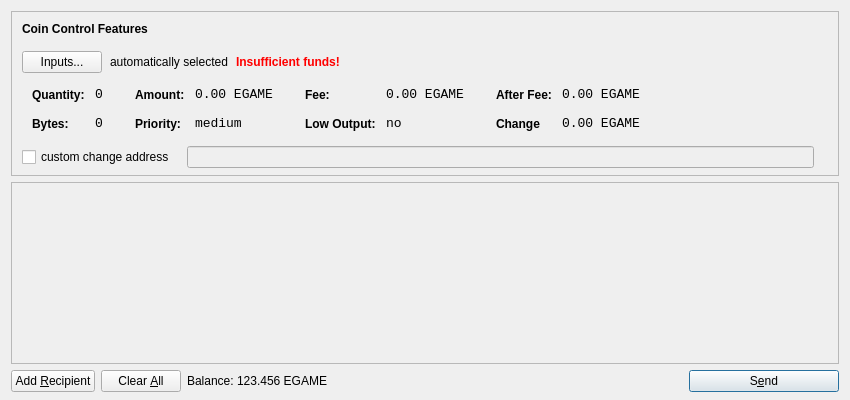
<?xml version="1.0" encoding="UTF-8"?>
<ui version="4.0">
 <class>SendCoinsDialog</class>
 <widget class="QDialog" name="SendCoinsDialog">
  <property name="geometry">
   <rect>
    <x>0</x>
    <y>0</y>
    <width>850</width>
    <height>400</height>
   </rect>
  </property>
  <property name="windowTitle">
   <string>Send Coins</string>
  </property>
  <layout class="QVBoxLayout" name="verticalLayout" stretch="0,1,0">
   <property name="bottomMargin">
    <number>8</number>
   </property>
   <item>
    <widget class="QFrame" name="frameCoinControl">
     <property name="sizePolicy">
      <sizepolicy hsizetype="Expanding" vsizetype="Expanding">
       <horstretch>0</horstretch>
       <verstretch>0</verstretch>
      </sizepolicy>
     </property>
     <property name="maximumSize">
      <size>
       <width>16777215</width>
       <height>16777215</height>
      </size>
     </property>
     <property name="frameShape">
      <enum>QFrame::StyledPanel</enum>
     </property>
     <property name="frameShadow">
      <enum>QFrame::Sunken</enum>
     </property>
     <layout class="QVBoxLayout" name="verticalLayoutCoinControl2">
      <property name="spacing">
       <number>-1</number>
      </property>
      <property name="leftMargin">
       <number>0</number>
      </property>
      <property name="topMargin">
       <number>0</number>
      </property>
      <property name="rightMargin">
       <number>0</number>
      </property>
      <property name="bottomMargin">
       <number>6</number>
      </property>
      <item>
       <layout class="QVBoxLayout" name="verticalLayoutCoinControl" stretch="0,0,0,0,1">
        <property name="spacing">
         <number>0</number>
        </property>
        <property name="leftMargin">
         <number>10</number>
        </property>
        <property name="topMargin">
         <number>10</number>
        </property>
        <item>
         <layout class="QHBoxLayout" name="horizontalLayoutCoinControl1">
          <property name="bottomMargin">
           <number>15</number>
          </property>
          <item>
           <widget class="QLabel" name="labelCoinControlFeatures">
            <property name="sizePolicy">
             <sizepolicy hsizetype="Preferred" vsizetype="Maximum">
              <horstretch>0</horstretch>
              <verstretch>0</verstretch>
             </sizepolicy>
            </property>
            <property name="font">
             <font>
              <weight>75</weight>
              <bold>true</bold>
             </font>
            </property>
            <property name="styleSheet">
             <string notr="true">font-weight:bold;</string>
            </property>
            <property name="text">
             <string>Coin Control Features</string>
            </property>
           </widget>
          </item>
         </layout>
        </item>
        <item>
         <layout class="QHBoxLayout" name="horizontalLayoutCoinControl2" stretch="0,0,0,0">
          <property name="spacing">
           <number>8</number>
          </property>
          <property name="bottomMargin">
           <number>10</number>
          </property>
          <item>
           <widget class="QPushButton" name="pushButtonCoinControl">
            <property name="styleSheet">
             <string notr="true"/>
            </property>
            <property name="text">
             <string>Inputs...</string>
            </property>
           </widget>
          </item>
          <item>
           <widget class="QLabel" name="labelCoinControlAutomaticallySelected">
            <property name="text">
             <string>automatically selected</string>
            </property>
            <property name="margin">
             <number>5</number>
            </property>
           </widget>
          </item>
          <item>
           <widget class="QLabel" name="labelCoinControlInsuffFunds">
            <property name="font">
             <font>
              <weight>75</weight>
              <bold>true</bold>
             </font>
            </property>
            <property name="styleSheet">
             <string notr="true">color:red;font-weight:bold;</string>
            </property>
            <property name="text">
             <string>Insufficient funds!</string>
            </property>
            <property name="margin">
             <number>5</number>
            </property>
           </widget>
          </item>
          <item>
           <spacer name="horizontalSpacerCoinControl">
            <property name="orientation">
             <enum>Qt::Horizontal</enum>
            </property>
            <property name="sizeHint" stdset="0">
             <size>
              <width>40</width>
              <height>1</height>
             </size>
            </property>
           </spacer>
          </item>
         </layout>
        </item>
        <item>
         <widget class="QWidget" name="widgetCoinControl" native="true">
          <property name="sizePolicy">
           <sizepolicy hsizetype="Preferred" vsizetype="Preferred">
            <horstretch>0</horstretch>
            <verstretch>0</verstretch>
           </sizepolicy>
          </property>
          <property name="minimumSize">
           <size>
            <width>0</width>
            <height>0</height>
           </size>
          </property>
          <property name="styleSheet">
           <string notr="true"/>
          </property>
          <layout class="QHBoxLayout" name="horizontalLayoutCoinControl5">
           <property name="margin">
            <number>0</number>
           </property>
           <item>
            <layout class="QHBoxLayout" name="horizontalLayoutCoinControl3" stretch="0,0,0,1">
             <property name="spacing">
              <number>20</number>
             </property>
             <property name="topMargin">
              <number>0</number>
             </property>
             <property name="bottomMargin">
              <number>10</number>
             </property>
             <item>
              <layout class="QFormLayout" name="formLayoutCoinControl1">
               <property name="horizontalSpacing">
                <number>10</number>
               </property>
               <property name="verticalSpacing">
                <number>14</number>
               </property>
               <property name="leftMargin">
                <number>10</number>
               </property>
               <property name="topMargin">
                <number>4</number>
               </property>
               <property name="rightMargin">
                <number>6</number>
               </property>
               <item row="0" column="0">
                <widget class="QLabel" name="labelCoinControlQuantityText">
                 <property name="styleSheet">
                  <string notr="true">font-weight:bold;</string>
                 </property>
                 <property name="text">
                  <string>Quantity:</string>
                 </property>
                 <property name="margin">
                  <number>0</number>
                 </property>
                </widget>
               </item>
               <item row="0" column="1">
                <widget class="QLabel" name="labelCoinControlQuantity">
                 <property name="font">
                  <font>
                   <family>Monospace</family>
                   <pointsize>10</pointsize>
                  </font>
                 </property>
                 <property name="cursor">
                  <cursorShape>IBeamCursor</cursorShape>
                 </property>
                 <property name="contextMenuPolicy">
                  <enum>Qt::ActionsContextMenu</enum>
                 </property>
                 <property name="text">
                  <string>0</string>
                 </property>
                 <property name="margin">
                  <number>0</number>
                 </property>
                 <property name="textInteractionFlags">
                  <set>Qt::LinksAccessibleByMouse|Qt::TextSelectableByKeyboard|Qt::TextSelectableByMouse</set>
                 </property>
                </widget>
               </item>
               <item row="1" column="0">
                <widget class="QLabel" name="labelCoinControlBytesText">
                 <property name="styleSheet">
                  <string notr="true">font-weight:bold;</string>
                 </property>
                 <property name="text">
                  <string>Bytes:</string>
                 </property>
                </widget>
               </item>
               <item row="1" column="1">
                <widget class="QLabel" name="labelCoinControlBytes">
                 <property name="font">
                  <font>
                   <family>Monospace</family>
                   <pointsize>10</pointsize>
                  </font>
                 </property>
                 <property name="cursor">
                  <cursorShape>IBeamCursor</cursorShape>
                 </property>
                 <property name="contextMenuPolicy">
                  <enum>Qt::ActionsContextMenu</enum>
                 </property>
                 <property name="text">
                  <string>0</string>
                 </property>
                 <property name="textInteractionFlags">
                  <set>Qt::LinksAccessibleByMouse|Qt::TextSelectableByKeyboard|Qt::TextSelectableByMouse</set>
                 </property>
                </widget>
               </item>
              </layout>
             </item>
             <item>
              <layout class="QFormLayout" name="formLayoutCoinControl2">
               <property name="horizontalSpacing">
                <number>10</number>
               </property>
               <property name="verticalSpacing">
                <number>14</number>
               </property>
               <property name="leftMargin">
                <number>6</number>
               </property>
               <property name="topMargin">
                <number>4</number>
               </property>
               <property name="rightMargin">
                <number>6</number>
               </property>
               <item row="0" column="0">
                <widget class="QLabel" name="labelCoinControlAmountText">
                 <property name="styleSheet">
                  <string notr="true">font-weight:bold;</string>
                 </property>
                 <property name="text">
                  <string>Amount:</string>
                 </property>
                 <property name="margin">
                  <number>0</number>
                 </property>
                </widget>
               </item>
               <item row="0" column="1">
                <widget class="QLabel" name="labelCoinControlAmount">
                 <property name="font">
                  <font>
                   <family>Monospace</family>
                   <pointsize>10</pointsize>
                  </font>
                 </property>
                 <property name="cursor">
                  <cursorShape>IBeamCursor</cursorShape>
                 </property>
                 <property name="contextMenuPolicy">
                  <enum>Qt::ActionsContextMenu</enum>
                 </property>
                 <property name="text">
                  <string notr="true">0.00 EGAME</string>
                 </property>
                 <property name="textInteractionFlags">
                  <set>Qt::LinksAccessibleByMouse|Qt::TextSelectableByKeyboard|Qt::TextSelectableByMouse</set>
                 </property>
                </widget>
               </item>
               <item row="1" column="0">
                <widget class="QLabel" name="labelCoinControlPriorityText">
                 <property name="styleSheet">
                  <string notr="true">font-weight:bold;</string>
                 </property>
                 <property name="text">
                  <string>Priority:</string>
                 </property>
                </widget>
               </item>
               <item row="1" column="1">
                <widget class="QLabel" name="labelCoinControlPriority">
                 <property name="font">
                  <font>
                   <family>Monospace</family>
                   <pointsize>10</pointsize>
                  </font>
                 </property>
                 <property name="cursor">
                  <cursorShape>IBeamCursor</cursorShape>
                 </property>
                 <property name="contextMenuPolicy">
                  <enum>Qt::ActionsContextMenu</enum>
                 </property>
                 <property name="text">
                  <string>medium</string>
                 </property>
                 <property name="textInteractionFlags">
                  <set>Qt::LinksAccessibleByMouse|Qt::TextSelectableByKeyboard|Qt::TextSelectableByMouse</set>
                 </property>
                </widget>
               </item>
              </layout>
             </item>
             <item>
              <layout class="QFormLayout" name="formLayoutCoinControl3">
               <property name="horizontalSpacing">
                <number>10</number>
               </property>
               <property name="verticalSpacing">
                <number>14</number>
               </property>
               <property name="leftMargin">
                <number>6</number>
               </property>
               <property name="topMargin">
                <number>4</number>
               </property>
               <property name="rightMargin">
                <number>6</number>
               </property>
               <item row="0" column="0">
                <widget class="QLabel" name="labelCoinControlFeeText">
                 <property name="styleSheet">
                  <string notr="true">font-weight:bold;</string>
                 </property>
                 <property name="text">
                  <string>Fee:</string>
                 </property>
                 <property name="margin">
                  <number>0</number>
                 </property>
                </widget>
               </item>
               <item row="0" column="1">
                <widget class="QLabel" name="labelCoinControlFee">
                 <property name="font">
                  <font>
                   <family>Monospace</family>
                   <pointsize>10</pointsize>
                  </font>
                 </property>
                 <property name="cursor">
                  <cursorShape>IBeamCursor</cursorShape>
                 </property>
                 <property name="contextMenuPolicy">
                  <enum>Qt::ActionsContextMenu</enum>
                 </property>
                 <property name="text">
                  <string notr="true">0.00 EGAME</string>
                 </property>
                 <property name="textInteractionFlags">
                  <set>Qt::LinksAccessibleByMouse|Qt::TextSelectableByKeyboard|Qt::TextSelectableByMouse</set>
                 </property>
                </widget>
               </item>
               <item row="1" column="0">
                <widget class="QLabel" name="labelCoinControlLowOutputText">
                 <property name="styleSheet">
                  <string notr="true">font-weight:bold;</string>
                 </property>
                 <property name="text">
                  <string>Low Output:</string>
                 </property>
                </widget>
               </item>
               <item row="1" column="1">
                <widget class="QLabel" name="labelCoinControlLowOutput">
                 <property name="font">
                  <font>
                   <family>Monospace</family>
                   <pointsize>10</pointsize>
                  </font>
                 </property>
                 <property name="cursor">
                  <cursorShape>IBeamCursor</cursorShape>
                 </property>
                 <property name="contextMenuPolicy">
                  <enum>Qt::ActionsContextMenu</enum>
                 </property>
                 <property name="text">
                  <string>no</string>
                 </property>
                 <property name="textInteractionFlags">
                  <set>Qt::LinksAccessibleByMouse|Qt::TextSelectableByKeyboard|Qt::TextSelectableByMouse</set>
                 </property>
                </widget>
               </item>
              </layout>
             </item>
             <item>
              <layout class="QFormLayout" name="formLayoutCoinControl4">
               <property name="horizontalSpacing">
                <number>10</number>
               </property>
               <property name="verticalSpacing">
                <number>14</number>
               </property>
               <property name="leftMargin">
                <number>6</number>
               </property>
               <property name="topMargin">
                <number>4</number>
               </property>
               <property name="rightMargin">
                <number>6</number>
               </property>
               <item row="0" column="0">
                <widget class="QLabel" name="labelCoinControlAfterFeeText">
                 <property name="styleSheet">
                  <string notr="true">font-weight:bold;</string>
                 </property>
                 <property name="text">
                  <string>After Fee:</string>
                 </property>
                 <property name="margin">
                  <number>0</number>
                 </property>
                </widget>
               </item>
               <item row="0" column="1">
                <widget class="QLabel" name="labelCoinControlAfterFee">
                 <property name="font">
                  <font>
                   <family>Monospace</family>
                   <pointsize>10</pointsize>
                  </font>
                 </property>
                 <property name="cursor">
                  <cursorShape>IBeamCursor</cursorShape>
                 </property>
                 <property name="contextMenuPolicy">
                  <enum>Qt::ActionsContextMenu</enum>
                 </property>
                 <property name="text">
                  <string notr="true">0.00 EGAME</string>
                 </property>
                 <property name="textInteractionFlags">
                  <set>Qt::LinksAccessibleByMouse|Qt::TextSelectableByKeyboard|Qt::TextSelectableByMouse</set>
                 </property>
                </widget>
               </item>
               <item row="1" column="0">
                <widget class="QLabel" name="labelCoinControlChangeText">
                 <property name="styleSheet">
                  <string notr="true">font-weight:bold;</string>
                 </property>
                 <property name="text">
                  <string>Change</string>
                 </property>
                </widget>
               </item>
               <item row="1" column="1">
                <widget class="QLabel" name="labelCoinControlChange">
                 <property name="font">
                  <font>
                   <family>Monospace</family>
                   <pointsize>10</pointsize>
                  </font>
                 </property>
                 <property name="cursor">
                  <cursorShape>IBeamCursor</cursorShape>
                 </property>
                 <property name="contextMenuPolicy">
                  <enum>Qt::ActionsContextMenu</enum>
                 </property>
                 <property name="text">
                  <string notr="true">0.00 EGAME</string>
                 </property>
                 <property name="textInteractionFlags">
                  <set>Qt::LinksAccessibleByMouse|Qt::TextSelectableByKeyboard|Qt::TextSelectableByMouse</set>
                 </property>
                </widget>
               </item>
              </layout>
             </item>
            </layout>
           </item>
          </layout>
         </widget>
        </item>
        <item>
         <layout class="QHBoxLayout" name="horizontalLayoutCoinControl4" stretch="0,0,0">
          <property name="spacing">
           <number>12</number>
          </property>
          <property name="sizeConstraint">
           <enum>QLayout::SetDefaultConstraint</enum>
          </property>
          <property name="topMargin">
           <number>5</number>
          </property>
          <property name="rightMargin">
           <number>5</number>
          </property>
          <item>
           <widget class="QCheckBox" name="checkBoxCoinControlChange">
            <property name="text">
             <string>custom change address</string>
            </property>
           </widget>
          </item>
          <item>
           <widget class="QLineEdit" name="lineEditCoinControlChange">
            <property name="enabled">
             <bool>false</bool>
            </property>
            <property name="sizePolicy">
             <sizepolicy hsizetype="Expanding" vsizetype="Fixed">
              <horstretch>0</horstretch>
              <verstretch>0</verstretch>
             </sizepolicy>
            </property>
           </widget>
          </item>
          <item>
           <widget class="QLabel" name="labelCoinControlChangeLabel">
            <property name="sizePolicy">
             <sizepolicy hsizetype="Preferred" vsizetype="Expanding">
              <horstretch>0</horstretch>
              <verstretch>0</verstretch>
             </sizepolicy>
            </property>
            <property name="minimumSize">
             <size>
              <width>0</width>
              <height>0</height>
             </size>
            </property>
            <property name="text">
             <string/>
            </property>
            <property name="margin">
             <number>3</number>
            </property>
           </widget>
          </item>
         </layout>
        </item>
        <item>
         <spacer name="verticalSpacerCoinControl">
          <property name="orientation">
           <enum>Qt::Vertical</enum>
          </property>
          <property name="sizeHint" stdset="0">
           <size>
            <width>800</width>
            <height>1</height>
           </size>
          </property>
         </spacer>
        </item>
       </layout>
      </item>
     </layout>
    </widget>
   </item>
   <item>
    <widget class="QScrollArea" name="scrollArea">
     <property name="widgetResizable">
      <bool>true</bool>
     </property>
     <widget class="QWidget" name="scrollAreaWidgetContents">
      <property name="geometry">
       <rect>
        <x>0</x>
        <y>0</y>
        <width>830</width>
        <height>165</height>
       </rect>
      </property>
      <layout class="QVBoxLayout" name="verticalLayout_2">
       <property name="margin">
        <number>0</number>
       </property>
       <item>
        <layout class="QVBoxLayout" name="entries">
         <property name="spacing">
          <number>6</number>
         </property>
        </layout>
       </item>
       <item>
        <spacer name="verticalSpacer">
         <property name="orientation">
          <enum>Qt::Vertical</enum>
         </property>
         <property name="sizeHint" stdset="0">
          <size>
           <width>20</width>
           <height>40</height>
          </size>
         </property>
        </spacer>
       </item>
      </layout>
     </widget>
    </widget>
   </item>
   <item>
    <layout class="QHBoxLayout" name="horizontalLayout">
     <item>
      <widget class="QPushButton" name="addButton">
       <property name="toolTip">
        <string>Send to multiple recipients at once</string>
       </property>
       <property name="text">
        <string>Add &amp;Recipient</string>
       </property>
       <property name="autoDefault">
        <bool>false</bool>
       </property>
      </widget>
     </item>
     <item>
      <widget class="QPushButton" name="clearButton">
       <property name="sizePolicy">
        <sizepolicy hsizetype="Minimum" vsizetype="Fixed">
         <horstretch>0</horstretch>
         <verstretch>0</verstretch>
        </sizepolicy>
       </property>
       <property name="toolTip">
        <string>Remove all transaction fields</string>
       </property>
       <property name="text">
        <string>Clear &amp;All</string>
       </property>
       <property name="autoRepeatDelay">
        <number>300</number>
       </property>
       <property name="autoDefault">
        <bool>false</bool>
       </property>
      </widget>
     </item>
     <item>
      <layout class="QHBoxLayout" name="horizontalLayout_2">
       <property name="spacing">
        <number>3</number>
       </property>
       <item>
        <widget class="QLabel" name="label">
         <property name="sizePolicy">
          <sizepolicy hsizetype="Preferred" vsizetype="Fixed">
           <horstretch>0</horstretch>
           <verstretch>0</verstretch>
          </sizepolicy>
         </property>
         <property name="text">
          <string>Balance:</string>
         </property>
        </widget>
       </item>
       <item>
        <widget class="QLabel" name="labelBalance">
         <property name="sizePolicy">
          <sizepolicy hsizetype="Preferred" vsizetype="Fixed">
           <horstretch>0</horstretch>
           <verstretch>0</verstretch>
          </sizepolicy>
         </property>
         <property name="cursor">
          <cursorShape>IBeamCursor</cursorShape>
         </property>
         <property name="text">
          <string notr="true">123.456 EGAME</string>
         </property>
         <property name="textInteractionFlags">
          <set>Qt::LinksAccessibleByMouse|Qt::TextSelectableByKeyboard|Qt::TextSelectableByMouse</set>
         </property>
        </widget>
       </item>
      </layout>
     </item>
     <item>
      <spacer name="horizontalSpacer">
       <property name="orientation">
        <enum>Qt::Horizontal</enum>
       </property>
       <property name="sizeHint" stdset="0">
        <size>
         <width>40</width>
         <height>20</height>
        </size>
       </property>
      </spacer>
     </item>
     <item>
      <widget class="QPushButton" name="sendButton">
       <property name="minimumSize">
        <size>
         <width>150</width>
         <height>0</height>
        </size>
       </property>
       <property name="toolTip">
        <string>Confirm the send action</string>
       </property>
       <property name="text">
        <string>S&amp;end</string>
       </property>
       <property name="icon">
        <iconset resource="../bitcoin.qrc">
         <normaloff>:/icons/send</normaloff>:/icons/send</iconset>
       </property>
       <property name="default">
        <bool>true</bool>
       </property>
      </widget>
     </item>
    </layout>
   </item>
  </layout>
 </widget>
 <resources>
  <include location="../bitcoin.qrc"/>
 </resources>
 <connections/>
</ui>
